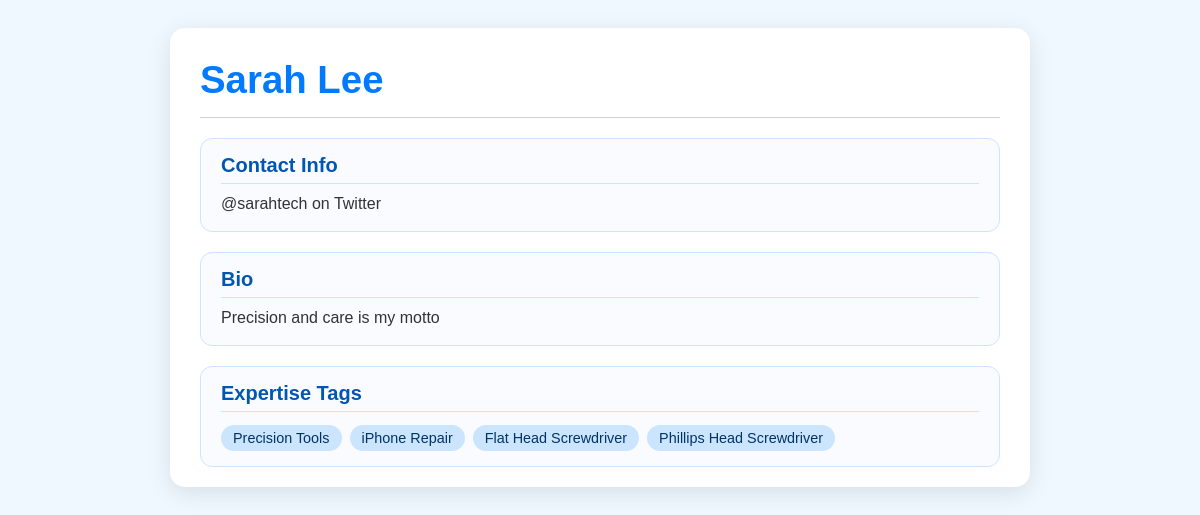
/accounts/profile/8/, run on the app's committed database.
### accounts/models.py (models this page shows, shortened)
class Profile(models.Model):
    user = models.OneToOneField(User, on_delete=models.CASCADE)
    display_name = models.CharField(max_length=100)
    contact_info = models.CharField(max_length=255, blank=True)
    bio = models.TextField(blank=True)
    tags = models.ManyToManyField(Tag, blank=True)

class Tag(models.Model):
    name = models.CharField(max_length=50, unique=True)

### accounts/views.py (the view)
# urls.py: path("profile/<int:user_id>/", views.profile, name="profile"),
def profile(request, user_id):
    profile = Profile.objects.get(user__id=user_id)
    return render(request, "profile.html", {"profile": profile})

### accounts/templates/profile.html (shortened to what this page needs)
{% load static %}
<!DOCTYPE html>
<html lang="en">
<head>
  <link rel="stylesheet" href="{% static 'styles.css' %}">
</head>
<body>
  <div class="profile-card">
    <div class="profile-header">
      <h1>{{ profile.display_name|default:"Unnamed User" }}</h1>
    </div>
    <div class="section">
      <h2>Contact Info</h2>
      <p>
        {% if profile.contact_info %}
          {{ profile.contact_info }}
        {% else %}
          <span class="empty-field">No contact info provided.</span>
        {% endif %}
      </p>
    </div>
    <div class="section">
      <h2>Bio</h2>
      <p>
        {% if profile.bio %}
          {{ profile.bio }}
        {% else %}
          <span class="empty-field">This user hasn't added a bio yet.</span>
        {% endif %}
      </p>
    </div>
    <div class="section">
      <h2>Expertise Tags</h2>
      <div class="tags-container">
        {% for tag in profile.tags.all %}
          <div class="tag-pill">{{ tag.name }}</div>
        {% empty %}
          <span class="empty-field">No expertise tags yet.</span>
        {% endfor %}
      </div>
    </div>
  </div>
</body>
</html>

### static/styles.css (style rules this page uses)
body { font-family: Arial, sans-serif; padding: 20px; background-color: #f0f8ff; }
h1 { text-align: center; color: #007BFF; margin-bottom: 40px; font-size: 2em; }

### accounts/templates/profile.html (style rules this page uses)
body { display: flex; justify-content: center; }
.profile-card { width: 100%; max-width: 800px; background: #fff; border-radius: 15px; box-shadow: 0 6px 25px rgba(0,0,0,0.1); display: flex; flex-direction: column; gap: 20px; padding: 30px 30px 20px 30px; }
.profile-header { display: flex; justify-content: space-between; align-items: center; border-bottom: 1px solid #d0d0d0; padding-bottom: 15px; }
.profile-header h1 { color: #007BFF; margin: 0; font-size: 2.4em; word-break: break-word; }
.section { background: #f9fbff; border: 1px solid #cce5ff; border-radius: 12px; padding: 15px 20px; display: flex; flex-direction: column; gap: 8px; }
.section h2 { margin: 0; color: #0056b3; font-size: 1.25rem; border-bottom: 1px solid #cce5ff; padding-bottom: 6px; }
.section p { margin: 0; font-size: 1rem; color: #333; line-height: 1.5; word-break: break-word; }
.tags-container { display: flex; flex-wrap: wrap; gap: 8px; margin-top: 5px; }
.tag-pill { background-color: #cce5ff; color: #003366; padding: 5px 12px; border-radius: 18px; font-size: 0.9rem; font-weight: 500; white-space: nowrap; }

### data on the page
Profile: display_name "Sarah Lee", contact_info "@sarahtech on Twitter", bio "Precision and care is my motto"
Tag: name "Precision Tools"
Tag: name "iPhone Repair"
Tag: name "Flat Head Screwdriver"
Tag: name "Phillips Head Screwdriver"
